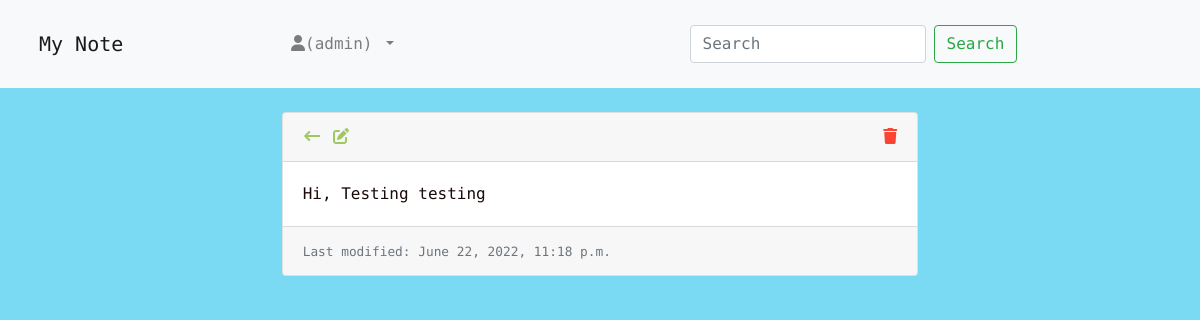
Before: /notes/3/ (signed in) with the older database file.
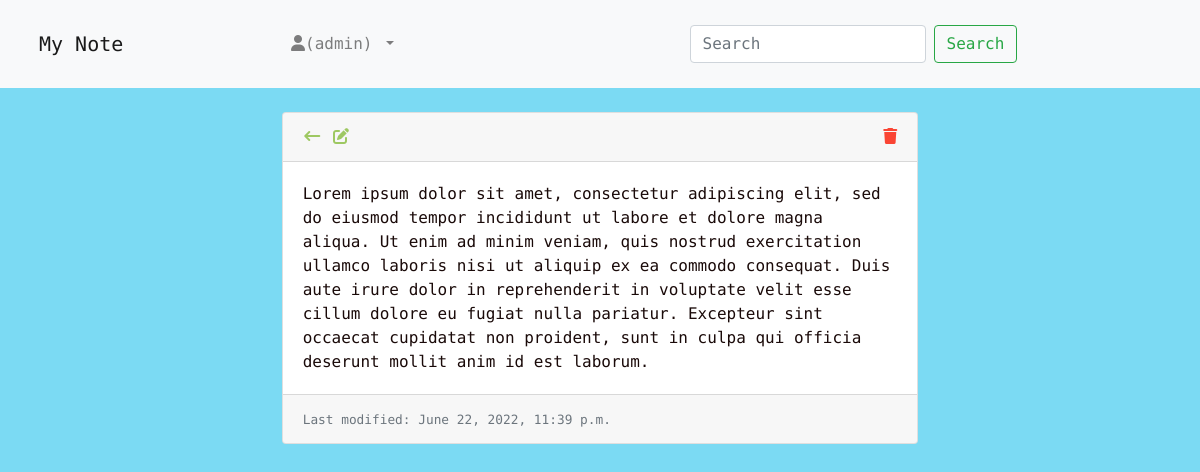
After: the same page with the newer database file.
### note/models.py (models this page shows, shortened)
class Note(models.Model):
    text = models.TextField(max_length=4000)
    created_by = models.ForeignKey(User, on_delete=models.CASCADE, related_name="notes")
    created_on = models.DateTimeField(auto_now_add=True)
    modified_on = models.DateTimeField(auto_now=True)

### note/views.py (the view)
# urls.py: path('<int:pk>/', views.NoteDetailView.as_view(), name='note_detail'),
class NoteDetailView(LoginRequiredMixin, DetailView):
    model = Note
    template_name = 'note_detail.html'
    context_object_name = 'note'
    def get_queryset(self):
        queryset = super().get_queryset()
        return queryset.filter(created_by=self.request.user)

### templates/note_detail.html (shortened to what this page needs)
{% extends 'base.html' %}
{% load static %}
{% block css %}<link rel="stylesheet" href="{% static 'style_detail.css' %}">{% endblock css %}
{% block content %}
    <div class="row justify-content-center">
        <div class="col-lg-8 col-md-10 col-sm-12">
            <div class="card">
                <div class="card-header">
                    <div class="card-header-left">
                        <a href="{% url 'note_list' %}"><i class="fa-solid fa-arrow-left-long"></i></a>
                        <a href="{% url 'note_update' note.pk %}"><i class="fa-solid fa-pen-to-square"></i></a>
                    </div>
                    <div class="card-header-right">
                        <a href="{% url 'note_delete' note.pk %}"><i class="fa-solid fa-trash"></i></a>
                    </div>
                </div>
                <div class="card-body">
                    {{ note.text }}
                </div>
                <div class="card-footer">
                    <small class="text-muted">
                        Last modified: {{ note.modified_on }}
                    </small>
                </div>
            </div>
        </div>
    </div>
{% endblock content %}

### templates/base.html (shortened to what this page needs)
{% load static %}
<!DOCTYPE html>
<html lang="en">
<head>
    <link rel="stylesheet" href="https://cdnjs.cloudflare.com/ajax/libs/font-awesome/6.1.1/css/all.min.css" />
    <link rel="stylesheet" href="{% static 'bootstrap.min.css' %}">
    <link rel="stylesheet" href="{% static 'style.css' %}">
    {% block css %}{% endblock css %}
</head>
<body>
    {% block body %}
    <nav class="navbar sticky-top navbar-expand-lg navbar-light bg-light mb-4 p-4">
        <div class="container-fluid">
            <a class="navbar-brand" href="#">My Note</a>
            <div class="collapse navbar-collapse justify-content-around" id="navbarSupportedContent">
                <ul class="navbar-nav me-auto mb-2 mb-lg-0">
                    <li class="nav-item dropdown">
                        <a class="nav-link dropdown-toggle" href="#" id="navbarDropdown" role="button" data-bs-toggle="dropdown" aria-expanded="false">
                            <i class="fa fa-user"></i>({{ user.username }})
                        </a>
                    </li>
                </ul>
                <form class="d-flex">
                    <input class="form-control me-2" type="search" placeholder="Search" aria-label="Search">
                    <button class="btn btn-outline-success ml-2" type="submit">Search</button>
                </form>
            </div>
        </div>
    </nav>
    <div class="container">
        {% block content %}
        {% endblock content %}
    </div>
    {% endblock body %}
</body>
</html>

### static/style.css (style rules this page uses)
* { box-sizing: border-box; }
body { background-color: #7bdaf3; font-family: 'Roboto Mono', monospace; margin: 0; }
.container { width: 100%; max-width: 1000px; margin: 0 auto; }
.card-header { display: flex; justify-content: space-between; }
.card-header .fa-solid { font-size: 1rem; }
.card-header-left a { color: #9EC862; padding: 0.1rem; }
.card-header-right a { color: #fa4534; }
.card-body { color: #1a0a09; }

Changed rows visible on the page:
changed Note: text "Hi, Testing testing" → "Lorem ipsum dolor sit amet, consectetur adipiscing elit, sed do eiusmod tempor incididunt ut labore et dolore magna aliqua. Ut enim ad minim veniam, quis nostrud exercitation ullamco laboris nisi ut aliquip ex ea commodo consequat. Duis aute irure dolor in reprehenderit in voluptate velit esse cillum dolore eu fugiat nulla pariatur. Excepteur sint occaecat cupidatat non proident, sunt in culpa qui officia deserunt mollit anim id est laborum."; modified_on "June 22, 2022, 11:18 p.m." → "June 22, 2022, 11:39 p.m."
